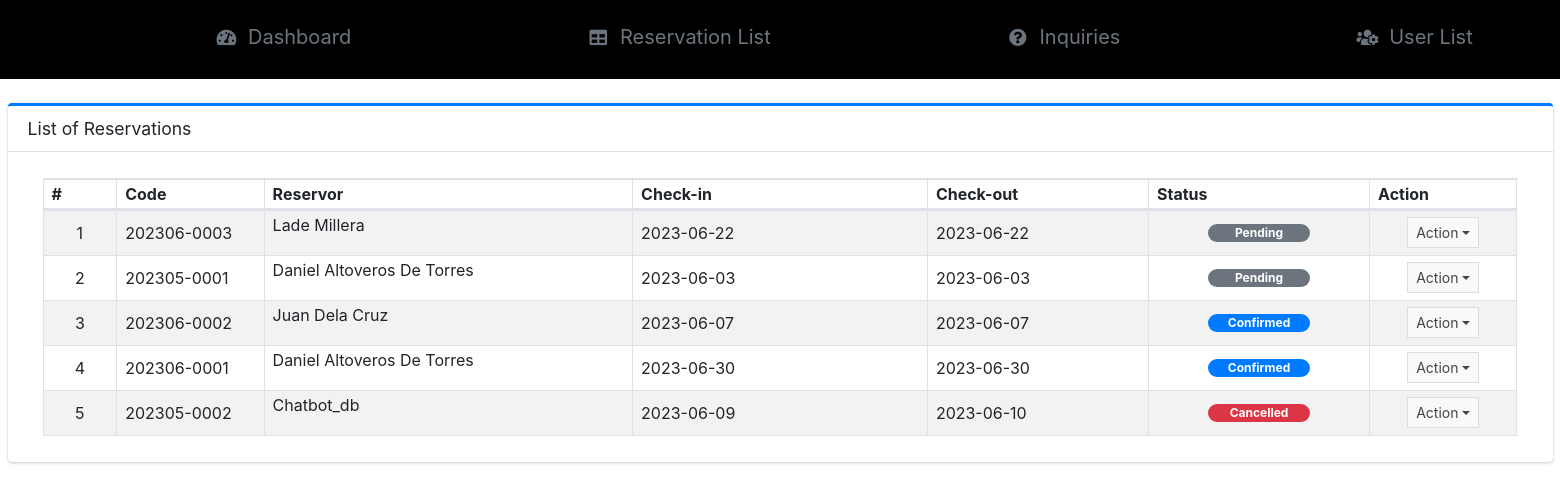
The app's page /admin/?page=reservations (signed in) with its own data.
### tables this page shows
CREATE TABLE `reservation_list` (
  `id` int(30) NOT NULL,
  `code` varchar(100) NOT NULL,
  `room_id` int(30) NOT NULL,
  `check_in` date NOT NULL,
  `check_out` date NOT NULL,
  `check_in_time` time NOT NULL,
  `check_out_time` time NOT NULL,
  `fullname` text NOT NULL,
  `contact` text NOT NULL,
  `email` text NOT NULL,
  `address` text NOT NULL,
  `status` tinyint(1) NOT NULL DEFAULT 0 COMMENT '0=Pending, 1 = Confirmed, 2=Cancelled',
  `date_created` datetime NOT NULL DEFAULT current_timestamp(),
  `date_updated` datetime DEFAULT NULL ON UPDATE current_timestamp()
);

### classes/DBConnection.php (called while the page is built, shortened)
<?php
class DBConnection{
    private $host = DB_SERVER;
    private $username = DB_USERNAME;
    private $password = DB_PASSWORD;
    private $database = DB_NAME;
    public $conn;
    public function __construct(){
        if (!isset($this->conn)) {
            $this->conn = new mysqli($this->host, $this->username, $this->password, $this->database);
        }
    }
}
?>

### classes/SystemSettings.php (called while the page is built, shortened)
<?php
class SystemSettings extends DBConnection{
	function userdata($field = ''){
		if(!empty($field)){
			if(isset($_SESSION['userdata'][$field]))
				return $_SESSION['userdata'][$field];
			else
				return null;
		}else{
			return false;
		}
	}
}
$_settings = new SystemSettings();
?>

### admin/reservations/index.php (the view, shortened to what this page needs)
<div class="card card-outline card-primary">
    <div class="card-header">
        <h3 class="card-title">List of Reservations</h3>
    </div>
    <div class="card-body">
        <div class="container-fluid">
            <div class="container-fluid">
                <table class="table table-hover table-striped table-bordered">
                    <colgroup>
                        <col width="5%">
                        <col width="10%">
                        <col width="25%">
                        <col width="20%">
                        <col width="15%">
                        <col width="15%">
                        <col width="10%">
                        <col width="10%">
                    </colgroup>
                    <thead>
                        <tr>
                            <th>#</th>
                            <th>Code</th>
                            <th>Reservor</th>
                            <th>Check-in</th>
                            <th>Check-out</th>
                            <th>Status</th>
                            <th>Action</th>
                        </tr>
                    </thead>
                    <tbody>
                        <?php
                            $i = 1;
                            $qry = $conn->query("SELECT * from `reservation_list` ORDER BY `status` ASC, unix_timestamp(`date_created`) DESC ");
                            while($row = $qry->fetch_assoc()):
                        ?>
                            <tr>
                                <td class="text-center"><?= $i++ ?></td>
                                <td><?php echo ($row['code']) ?></td>
                                <td class=""><p class="truncate-1"><?php echo ucwords($row['fullname']) ?></p></td>
                                <td class=""><?php echo (new DateTime($row['check_in']))->format("Y-m-d") ?></td>
                                <td class=""><?php echo (new DateTime($row['check_out']))->format("Y-m-d") ?></td>
                                <td class="text-center">
                                    <?php
                                        switch ($row['status']){
                                            case 0:
                                                echo '<span class="rounded-pill badge badge-secondary col-6">Pending</span>';
                                                break;
                                            case 1:
                                                echo '<span class="rounded-pill badge badge-primary col-6">Confirmed</span>';
                                                break;
                                            case 2:
                                                echo '<span class="rounded-pill badge badge-danger col-6">Cancelled</span>';
                                                break;
                                        }
                                    ?>
                                </td>
                                <td align="center">
                                     <button type="button" class="btn btn-flat btn-default btn-sm dropdown-toggle dropdown-icon" data-toggle="dropdown">
                                        Action
                                      </button>
                                </td>
                            </tr>
                        <?php endwhile; ?>
                    </tbody>
                </table>
            </div>
        </div>
    </div>
</div>

### admin/index.php (shortened to what this page needs)
<?php require_once('../config.php'); ?>
 <!DOCTYPE html>
<html lang="en" class="" style="height: auto;">
<head>
</head>
<?php require_once('inc/header.php') ?>
  <body>
    <div class="wrapper">
     <?php require_once('inc/topBarNav.php') ?>
     <?php $page = isset($_GET['page']) ? $_GET['page'] : 'home';  ?>
      <div class="" style="">
        <section class="content ">
          <div class="container-fluid mt-4">
            <?php
              if(!file_exists($page.".php") && !is_dir($page)){
                  include '404.html';
              }else{
                if(is_dir($page))
                  include $page.'/index.php';
                else
                  include $page.'.php';
              }
            ?>
          </div>
        </section>
      </div>
      <?php require_once('inc/footer.php') ?>
  </body>
</html>

### admin/inc/header.php (shortened to what this page needs)
<head>
    <link rel="stylesheet" href="<?php echo base_url ?>plugins/fontawesome-free/css/all.min.css">
    <link rel="stylesheet" href="<?php echo base_url ?>plugins/tempusdominus-bootstrap-4/css/tempusdominus-bootstrap-4.min.css">
  <link rel="stylesheet" href="<?php echo base_url ?>plugins/datatables-bs4/css/dataTables.bootstrap4.min.css">
  <link rel="stylesheet" href="<?php echo base_url ?>plugins/datatables-responsive/css/responsive.bootstrap4.min.css">
  <link rel="stylesheet" href="<?php echo base_url ?>plugins/datatables-buttons/css/buttons.bootstrap4.min.css">
  <link rel="stylesheet" href="<?php echo base_url ?>plugins/select2/css/select2.min.css">
  <link rel="stylesheet" href="<?php echo base_url ?>plugins/select2-bootstrap4-theme/select2-bootstrap4.min.css">
    <link rel="stylesheet" href="<?php echo base_url ?>plugins/icheck-bootstrap/icheck-bootstrap.min.css">
    <link rel="stylesheet" href="<?php echo base_url ?>plugins/jqvmap/jqvmap.min.css">
    <link rel="stylesheet" href="<?php echo base_url ?>plugins/fullcalendar/main.css">
    <link rel="stylesheet" href="<?php echo base_url ?>dist/css/adminlte.css">
    <link rel="stylesheet" href="<?php echo base_url ?>dist/css/custom.css">
    <link rel="stylesheet" href="<?php echo base_url ?>plugins/overlayScrollbars/css/OverlayScrollbars.min.css">
    <link rel="stylesheet" href="<?php echo base_url ?>plugins/daterangepicker/daterangepicker.css">
    <link rel="stylesheet" href="<?php echo base_url ?>plugins/summernote/summernote-bs4.min.css">
  <link rel="stylesheet" href="<?php echo base_url ?>plugins/sweetalert2-theme-bootstrap-4/bootstrap-4.min.css">
  </head>

### admin/inc/topBarNav.php (shortened to what this page needs)
<nav class="nav-bar">
             <ul class="nav nav-pills nav-sidebar text-sm nav-compact nav-flat nav-child-indent nav-collapse-hide-child" data-widget="treeview" role="menu" data-accordion="false">
              <li class="nav-item dropdown">
                <a href="./" class="nav-link nav-home">
                  <i class="nav-icon fas fa-tachometer-alt"></i>
                  <p>
                    Dashboard
                  </p>
                </a>
              </li>
              <li class="nav-item">
                <a href="<?php echo base_url ?>admin/?page=reservations" class="nav-link nav-reservations">
                  <i class="nav-icon fas fa-table"></i>
                  <p>
                    Reservation List
                  </p>
                </a>
              </li>
              <li class="nav-item">
                <a href="<?php echo base_url ?>admin/?page=inquiries" class="nav-link nav-inquiries">
                  <i class="nav-icon fas fa-question-circle"></i>
                  <p>
                    Inquiries
                  </p>
                </a>
              </li>
              <?php if($_settings->userdata('type') == 1): ?>
              <li class="nav-item dropdown">
                <a href="<?php echo base_url ?>admin/?page=user/list" class="nav-link nav-user_list">
                  <i class="nav-icon fas fa-users-cog"></i>
                  <p>
                    User List
                  </p>
                </a>
              </li>
              <?php endif; ?>
            </ul>
          </nav>

### admin/inc/footer.php (shortened to what this page needs)
</div>

### admin/inc/topBarNav.php (style rules this page uses)
.nav-bar { background: black; padding-top: 20px; padding-bottom: 20px; }
li { margin-left: 200px; font-size: 20px; }

### records on screen
reservation_list: code "202306-0003", fullname "Lade Millera", check_in "2023-06-22", check_out "2023-06-22", status "Pending"
reservation_list: code "202305-0001", fullname "Daniel Altoveros De Torres", check_in "2023-06-03", check_out "2023-06-03", status "Pending"
reservation_list: code "202306-0002", fullname "Juan Dela Cruz", check_in "2023-06-07", check_out "2023-06-07", status "Confirmed"
reservation_list: code "202306-0001", fullname "Daniel Altoveros De Torres", check_in "2023-06-30", check_out "2023-06-30", status "Confirmed"
reservation_list: code "202305-0002", fullname "Chatbot_db", check_in "2023-06-09", check_out "2023-06-10", status "Cancelled"
